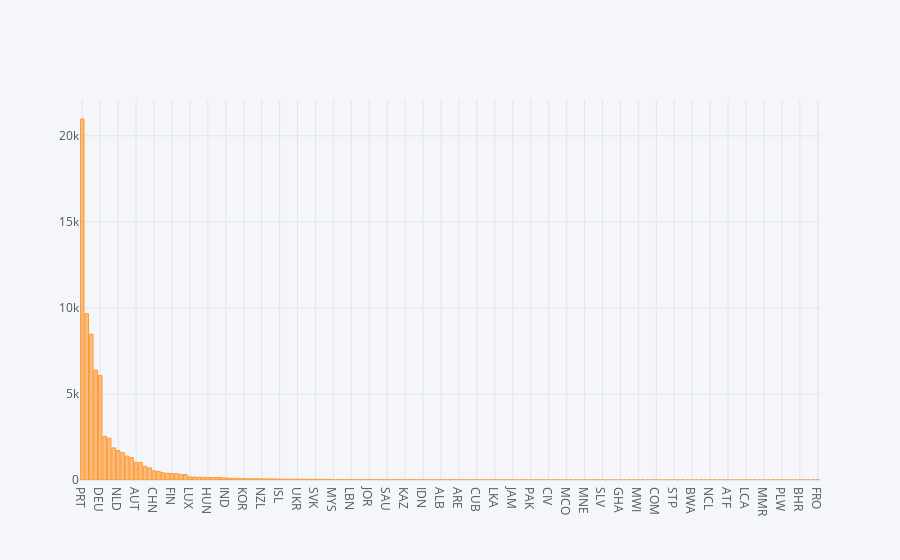

The notebook cell this image was saved under:
### Code cell
noofguest.iplot(kind="bar",x="country",y="no of guest")

### Figure 1 — Plotly figure (JSON) as saved in the notebook; plotly's stock layout.template omitted (floating-point values rounded to 4 significant figures; data arrays with more than 128 entries replaced by an {"elided": "..."} marker saying what was removed)
{"data": [{"marker": {"color": "rgba(255, 153, 51, 0.6)", "line": {"color": "rgba(255, 153, 51, 1.0)", "width": 1}}, "name": "no of guest", "orientation": "v", "text": "", "type": "bar", "x": {"elided": "165 str values"}, "y": {"elided": "165 int values"}}], "layout": {"legend": {"bgcolor": "#F5F6F9", "font": {"color": "#4D5663"}}, "paper_bgcolor": "#F5F6F9", "plot_bgcolor": "#F5F6F9", "title": {"font": {"color": "#4D5663"}}, "xaxis": {"gridcolor": "#E1E5ED", "showgrid": true, "tickfont": {"color": "#4D5663"}, "title": {"font": {"color": "#4D5663"}, "text": ""}, "zerolinecolor": "#E1E5ED"}, "yaxis": {"gridcolor": "#E1E5ED", "showgrid": true, "tickfont": {"color": "#4D5663"}, "title": {"font": {"color": "#4D5663"}, "text": ""}, "zerolinecolor": "#E1E5ED"}}}
